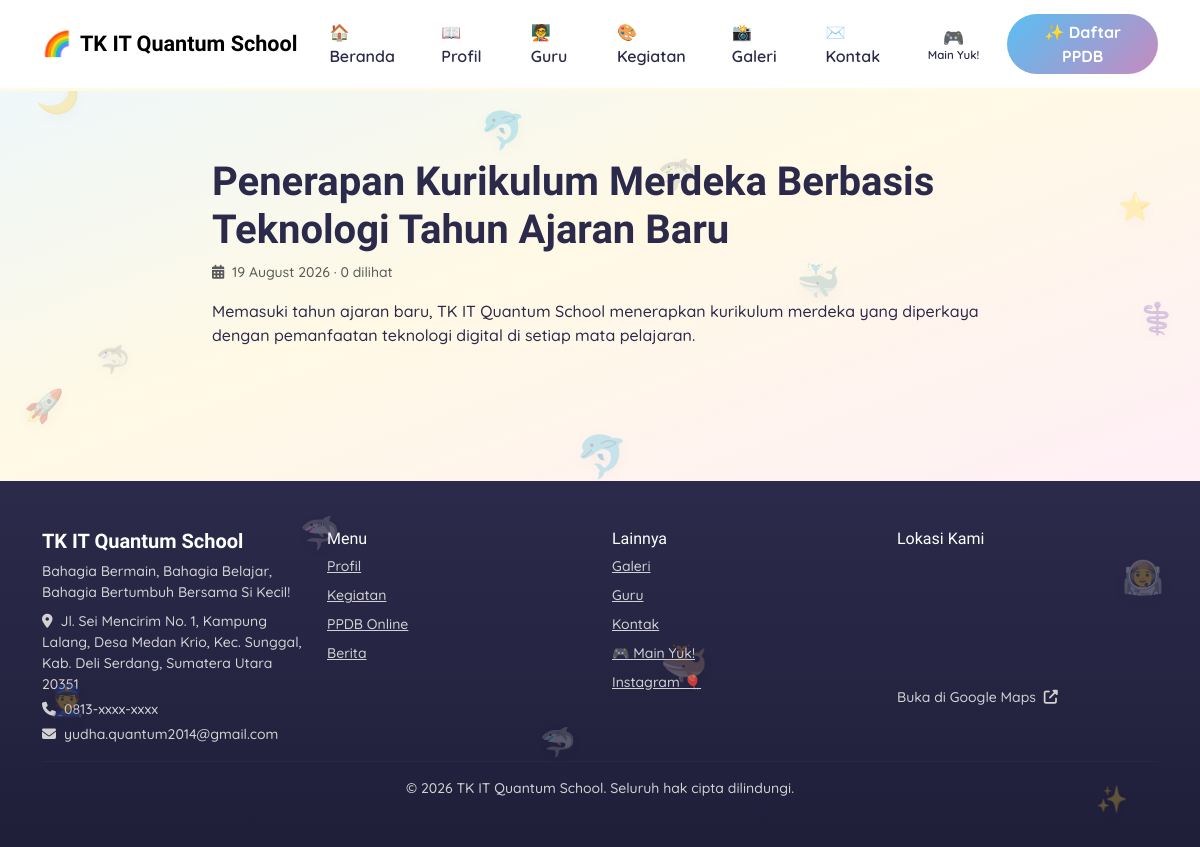
The app's page /home/berita/penerapan-kurikulum-merdeka-berbasis-teknologi-tahun-ajaran-baru with its own data.
### tables this page shows
CREATE TABLE pengaturan_website (
    id INT AUTO_INCREMENT PRIMARY KEY,
    nama_sekolah VARCHAR(150) NOT NULL DEFAULT 'TK IT Quantum School',
    tagline VARCHAR(255) NULL,
    alamat TEXT NULL,
    email VARCHAR(100) NULL,
    telepon VARCHAR(30) NULL,
    logo VARCHAR(255) NULL,
    favicon VARCHAR(255) NULL,
    logo_login VARCHAR(255) NULL,
    logo_navbar VARCHAR(255) NULL,
    logo_footer VARCHAR(255) NULL,
    foto_kepsek VARCHAR(255) NULL,
    banner_hero VARCHAR(255) NULL,
    warna_primary VARCHAR(20) DEFAULT '#FFC107',
    warna_secondary VARCHAR(20) DEFAULT '#FFF8E1',
    warna_accent VARCHAR(20) DEFAULT '#FF9800',
    facebook VARCHAR(255) NULL,
    instagram VARCHAR(255) NULL,
    youtube VARCHAR(255) NULL,
    tiktok VARCHAR(255) NULL,
    maps_embed TEXT NULL,
    musik_latar VARCHAR(255) NULL,
    musik_aktif ENUM('ya','tidak') NOT NULL DEFAULT 'tidak',
    updated_at TIMESTAMP DEFAULT CURRENT_TIMESTAMP ON UPDATE CURRENT_TIMESTAMP
);

CREATE TABLE berita (
    id INT AUTO_INCREMENT PRIMARY KEY,
    kategori_id INT NULL,
    user_id INT NULL,
    judul VARCHAR(255) NOT NULL,
    slug VARCHAR(255) NOT NULL UNIQUE,
    thumbnail VARCHAR(255) NULL,
    ringkasan VARCHAR(500) NULL,
    isi LONGTEXT NOT NULL,
    status ENUM('draft','publish') DEFAULT 'draft',
    dilihat INT DEFAULT 0,
    tanggal_publish DATETIME NULL,
    created_at TIMESTAMP DEFAULT CURRENT_TIMESTAMP,
    updated_at TIMESTAMP DEFAULT CURRENT_TIMESTAMP ON UPDATE CURRENT_TIMESTAMP,
    FOREIGN KEY (kategori_id) REFERENCES kategori_berita(id) ON DELETE SET NULL,
    FOREIGN KEY (user_id) REFERENCES users(id) ON DELETE SET NULL
);

### controllers/HomeController.php (called while the page is built, shortened)
<?php
class HomeController extends Controller
{
    private BeritaModel $beritaModel;
    private PengaturanModel $pengaturanModel;
    public function __construct()
    {
        $this->beritaModel = new BeritaModel();
        $this->pengaturanModel = new PengaturanModel();
    }
    public function berita(string $slug = ''): void
    {
        $berita = $this->beritaModel->findBySlug($slug);
        $this->beritaModel->incrementViews((int) $berita['id']);
        try {
            $galeriBerita = (new BeritaGaleriModel())->getByBerita((int) $berita['id']);
        } catch (PDOException $e) {
            $galeriBerita = [];
        }
        $this->view('home/berita-detail', [
            'pengaturan' => $this->pengaturanModel->get(),
            'berita' => $berita,
            'galeriBerita' => $galeriBerita,
        ]);
    }
}

### core/App.php (called while the page is built, shortened)
<?php
class App
{
    protected string $method = 'index';
    public function __construct()
    {
        $url = $this->parseUrl();
        if (!empty($url[0])) {
            $controllerName = ucfirst($url[0]) . 'Controller';
            $controllerFile = dirname(__DIR__) . '/controllers/' . $controllerName . '.php';
            if (file_exists($controllerFile)) {
                unset($url[0]);
            }
        }
        $this->controller = new $this->controllerName();
        if (isset($url[1]) && method_exists($this->controller, $url[1])) {
            $reflection = new ReflectionMethod($this->controller, $url[1]);
            if ($reflection->isPublic() && strpos($url[1], '__') !== 0) {
                $this->method = $url[1];
                unset($url[1]);
            }
        }
        $this->params = $url ? array_values($url) : [];
        call_user_func_array([$this->controller, $this->method], $this->params);
    }
    protected function parseUrl(): array
    {
        if (isset($_GET['url'])) {
            $url = rtrim($_GET['url'], '/');
            $url = filter_var($url, FILTER_SANITIZE_URL);
            return explode('/', $url);
        }
        return [];
    }
}

### public/index.php (called while the page is built, shortened)
<?php
$appConfig = require dirname(__DIR__) . '/config/app.php';
spl_autoload_register(function ($class) {
    $dirs = ['core', 'controllers', 'models'];
    foreach ($dirs as $dir) {
        $file = dirname(__DIR__) . "/{$dir}/{$class}.php";
        if (file_exists($file)) {
            return;
        }
    }
});
require dirname(__DIR__) . '/core/App.php';
new App();

### config/database.php (called while the page is built)
<?php
return [
    'host'    => '127.0.0.1',
    'dbname'  => 'u117434194_tkit',
    'user'    => 'u117434194_tkit',
    'pass'    => 'Randy2005_',
    'charset' => 'utf8mb4',
];

### core/Database.php (called while the page is built)
<?php
class Database
{
    private static ?PDO $instance = null;
    public static function getInstance(): PDO
    {
        if (self::$instance === null) {
            $config = require dirname(__DIR__) . '/config/database.php';
            $dsn = "mysql:host={$config['host']};dbname={$config['dbname']};charset={$config['charset']}";
            try {
                self::$instance = new PDO($dsn, $config['user'], $config['pass'], [
                    PDO::ATTR_ERRMODE            => PDO::ERRMODE_EXCEPTION,
                    PDO::ATTR_DEFAULT_FETCH_MODE => PDO::FETCH_ASSOC,
                    PDO::ATTR_EMULATE_PREPARES   => false,
                ]);
            } catch (PDOException $e) {
                error_log('DB Connection Error: ' . $e->getMessage());
                http_response_code(500);
                die('Koneksi database gagal. Silakan hubungi administrator.');
            }
        }
        return self::$instance;
    }
}

### core/Model.php (called while the page is built, shortened)
<?php
abstract class Model
{
    protected PDO $db;
    public function __construct()
    {
        $this->db = Database::getInstance();
    }
    protected function raw(string $sql, array $params = []): PDOStatement
    {
        $stmt = $this->db->prepare($sql);
        $stmt->execute($params);
        return $stmt;
    }
}

### models/BeritaModel.php (called while the page is built, shortened)
<?php
class BeritaModel extends Model
{
    public function findBySlug(string $slug): ?array
    {
        $row = $this->raw("SELECT * FROM berita WHERE slug = :slug LIMIT 1", ['slug' => $slug])->fetch();
        return $row ?: null;
    }
}

### config/app.php (called while the page is built)
<?php
$baseUrl = '';
if (isset($_SERVER['HTTP_HOST'])) {
    $scriptDir = str_replace('\\', '/', dirname($_SERVER['SCRIPT_NAME'] ?? ''));
    $baseDir = preg_replace('#/public$#', '', $scriptDir);
    $baseUrl = ($baseDir === '/' || $baseDir === '.' || $baseDir === '') ? '' : rtrim($baseDir, '/');
}
return [
    'app_name'   => 'TK IT Quantum School',
    'base_url'   => $baseUrl,
    'env'        => (isset($_SERVER['HTTP_HOST']) && in_array($_SERVER['HTTP_HOST'], ['localhost', '127.0.0.1'])) ? 'development' : 'production',
    'session_lifetime' => 1800,
    'login_max_attempts' => 5,
    'login_lockout_minutes' => 15,
    'upload_max_size' => 4 * 1024 * 1024,
    'upload_allowed_mimes' => [
        'image/jpeg', 'image/png', 'image/webp', 'application/pdf'
    ],
];

### models/PengaturanModel.php (called while the page is built, shortened)
<?php
class PengaturanModel extends Model
{
    public function get(): array
    {
        $row = $this->raw("SELECT * FROM pengaturan_website ORDER BY id LIMIT 1")->fetch();
        return $row ?: [];
    }
}

### models/PermainanPengaturanModel.php (called while the page is built, shortened)
<?php
class PermainanPengaturanModel extends Model
{
    public function get(): array
    {
        $row = $this->raw("SELECT * FROM permainan_pengaturan ORDER BY id LIMIT 1")->fetch();
        return $row ?: ['tampil_menu' => 'ya'];
    }
}

### views/layouts/main.php (the view, shortened to what this page needs)
<!DOCTYPE html>
<html lang="id">
<head>
<link rel="stylesheet" href="https://cdn.jsdelivr.net/npm/bootstrap@5.3.3/dist/css/bootstrap.min.css">
<link rel="stylesheet" href="https://cdnjs.cloudflare.com/ajax/libs/font-awesome/6.5.1/css/all.min.css">
<link rel="stylesheet" href="https://unpkg.com/aos@2.3.1/dist/aos.css">
<link rel="stylesheet" href="https://cdn.jsdelivr.net/npm/lightbox2@2.11.4/dist/css/lightbox.min.css">
</head>
<body>
<?php
  try {
    $tampilMenuPermainan = (new PermainanPengaturanModel())->get()['tampil_menu'] ?? 'ya';
  } catch (PDOException $e) {
    $tampilMenuPermainan = 'ya';
  }
?>
<nav class="navbar navbar-expand-lg sticky-top" id="mainNavbar">
  <div class="container">
    <a class="navbar-brand fw-bold font-display d-flex align-items-center gap-2" href="<?= $this->appConfig['base_url'] ?>/">
      <?php if (!empty($pengaturan['logo_navbar'])): ?>
        <img src="<?= $this->appConfig['base_url'] ?>/<?= htmlspecialchars($pengaturan['logo_navbar']) ?>" height="40" style="border-radius:50%;">
      <?php else: ?>
        <span style="font-size:1.5rem;">🌈</span>
      <?php endif; ?>
      <?= htmlspecialchars($pengaturan['nama_sekolah'] ?? 'TK IT Quantum School') ?>
    </a>
    <div class="collapse navbar-collapse" id="navMenu">
      <ul class="navbar-nav ms-auto align-items-lg-center gap-lg-1">
        <li class="nav-item"><a class="nav-link px-3" href="<?= $this->appConfig['base_url'] ?>/">🏠 Beranda</a></li>
        <li class="nav-item"><a class="nav-link px-3" href="<?= $this->appConfig['base_url'] ?>/profil">📖 Profil</a></li>
        <li class="nav-item"><a class="nav-link px-3" href="<?= $this->appConfig['base_url'] ?>/guru">🧑‍🏫 Guru</a></li>
        <li class="nav-item"><a class="nav-link px-3" href="<?= $this->appConfig['base_url'] ?>/akademik">🎨 Kegiatan</a></li>
        <li class="nav-item"><a class="nav-link px-3" href="<?= $this->appConfig['base_url'] ?>/#galeri">📸 Galeri</a></li>
        <li class="nav-item"><a class="nav-link px-3" href="<?= $this->appConfig['base_url'] ?>/kontak">✉️ Kontak</a></li>
        <?php if ($tampilMenuPermainan === 'ya'): ?>
        <li class="nav-item"><a class="nav-link px-3 nav-link-stacked" href="<?= $this->appConfig['base_url'] ?>/permainan"><span class="nav-link-stacked-icon">🎮</span><span class="nav-link-stacked-text">Main Yuk!</span></a></li>
        <?php endif; ?>
        <li class="nav-item ms-lg-2"><a class="btn btn-accent px-4 rounded-pill" href="<?= $this->appConfig['base_url'] ?>/ppdb">✨ Daftar PPDB</a></li>
      </ul>
    </div>
  </div>
</nav>
<div class="site-deco" aria-hidden="true">
  <span class="deco-item" style="top:8%; left:3%; font-size:2.2rem; animation-delay:0s;">🌙</span>
  <span class="deco-item" style="top:22%; right:4%; font-size:1.7rem; animation-delay:.6s;">⭐</span>
  <span class="deco-item" style="top:45%; left:2%; font-size:2rem; animation-delay:1.2s;">🚀</span>
  <span class="deco-item" style="top:65%; right:3%; font-size:2.1rem; animation-delay:1.8s;">👨‍🚀</span>
  <span class="deco-item" style="top:80%; left:4%; font-size:1.9rem; animation-delay:2.4s;">👮</span>
  <span class="deco-item" style="top:35%; right:2%; font-size:1.9rem; animation-delay:.3s;">⚕️</span>
  <span class="deco-item" style="top:92%; right:6%; font-size:1.6rem; animation-delay:1.5s;">✨</span>
  <span class="deco-item deco-swim" style="top:12%; left:40%; font-size:2.3rem; animation-delay:.4s;">🐬</span>
  <span class="deco-item deco-jump" style="top:50%; left:48%; font-size:2.6rem; animation-delay:1s;">🐬</span>
  <span class="deco-item deco-swim" style="top:75%; left:55%; font-size:2.4rem; animation-delay:2s; filter:hue-rotate(200deg) drop-shadow(0 4px 8px rgba(43,42,74,.12));">🐳</span>
  <span class="deco-item deco-jump" style="top:30%; right:30%; font-size:2.2rem; animation-delay:.7s;">🐳</span>
  <span class="deco-item deco-swim" style="top:60%; left:25%; font-size:2rem; animation-delay:1.4s; filter:hue-rotate(320deg) saturate(1.6) drop-shadow(0 4px 8px rgba(43,42,74,.12));">🦈</span>
  <span class="deco-item deco-swim" style="top:18%; right:42%; font-size:1.9rem; animation-delay:2.1s; filter:hue-rotate(90deg) saturate(1.8) drop-shadow(0 4px 8px rgba(43,42,74,.12));">🦈</span>
  <span class="deco-item deco-jump" style="top:85%; left:45%; font-size:1.8rem; animation-delay:1.8s; filter:hue-rotate(180deg) saturate(1.7) drop-shadow(0 4px 8px rgba(43,42,74,.12));">🦈</span>
  <span class="deco-item deco-swim" style="top:40%; left:8%; font-size:1.7rem; animation-delay:.9s; filter:hue-rotate(260deg) saturate(1.5) drop-shadow(0 4px 8px rgba(43,42,74,.12));">🦈</span>
</div>
<?= $content ?>
<?php
  $mapsUrl = $pengaturan['maps_embed'] ?? '';
  $isValidMaps = $mapsUrl && preg_match('#^https://www\.google\.com/maps/embed#', $mapsUrl);
  $mapsLinkOut = null;
  if (!empty($pengaturan['alamat'])) {
    $mapsLinkOut = 'https://www.google.com/maps/search/?api=1&query=' . urlencode($pengaturan['alamat']);
  }
  if (!$isValidMaps && !empty($pengaturan['alamat'])) {
    $mapsUrl = 'https://www.google.com/maps?q=' . urlencode($pengaturan['alamat']) . '&output=embed';
    $isValidMaps = true;
  }
  $base = $this->appConfig['base_url'];
?>
<footer class="py-5 mt-5" id="lokasi">
  <div class="container">
    <div class="row g-4">
      <div class="col-md-3">
        <h5 class="fw-bold font-display d-flex align-items-center gap-2">
          <?= htmlspecialchars($pengaturan['nama_sekolah'] ?? 'TK IT Quantum School') ?>
        </h5>
        <p class="small mb-2"><?= htmlspecialchars($pengaturan['tagline'] ?? '') ?></p>
        <p class="small mb-1"><i class="fa-solid fa-location-dot me-2"></i><?= htmlspecialchars($pengaturan['alamat'] ?? '') ?></p>
        <p class="small mb-1"><i class="fa-solid fa-phone me-2"></i><?= htmlspecialchars($pengaturan['telepon'] ?? '') ?></p>
        <p class="small mb-0"><i class="fa-solid fa-envelope me-2"></i><?= htmlspecialchars($pengaturan['email'] ?? '') ?></p>
      </div>
      <div class="col-6 col-md-3">
        <h6>Menu</h6>
        <ul class="list-unstyled small">
          <li class="mb-2"><a href="<?= $base ?>/profil">Profil</a></li>
          <li class="mb-2"><a href="<?= $base ?>/akademik">Kegiatan</a></li>
          <li class="mb-2"><a href="<?= $base ?>/ppdb">PPDB Online</a></li>
          <li class="mb-2"><a href="<?= $base ?>/#berita">Berita</a></li>
        </ul>
      </div>
      <div class="col-6 col-md-3">
        <h6>Lainnya</h6>
        <ul class="list-unstyled small">
          <li class="mb-2"><a href="<?= $base ?>/#galeri">Galeri</a></li>
          <li class="mb-2"><a href="<?= $base ?>/guru">Guru</a></li>
          <li class="mb-2"><a href="<?= $base ?>/kontak">Kontak</a></li>
          <?php if ($tampilMenuPermainan === 'ya'): ?>
          <li class="mb-2"><a href="<?= $base ?>/permainan">🎮 Main Yuk!</a></li>
          <?php endif; ?>
          <li class="mb-2"><a href="<?= htmlspecialchars($pengaturan['instagram'] ?? 'https://www.instagram.com/tkitquantum.school/') ?>" target="_blank">Instagram 🎈</a></li>
        </ul>
      </div>
      <div class="col-md-3">
        <h6 class="mb-2">Lokasi Kami</h6>
        <?php if ($isValidMaps): ?>
        <div class="rounded-3 overflow-hidden mb-2" style="height:120px; filter:grayscale(.1);">
          <iframe src="<?= htmlspecialchars($mapsUrl) ?>" style="border:0;width:100%;height:100%;" loading="lazy"></iframe>
        </div>
        <?php if ($mapsLinkOut): ?>
        <a href="<?= htmlspecialchars($mapsLinkOut) ?>" target="_blank" class="small text-decoration-none">
          Buka di Google Maps <i class="fa-solid fa-up-right-from-square ms-1"></i>
        </a>
        <?php endif; ?>
        <?php else: ?>
          <p class="small mb-0">Peta lokasi belum diatur oleh admin.</p>
        <?php endif; ?>
      </div>
    </div>
    <hr style="border-color:rgba(255,255,255,.12);">
    <p class="text-center small mb-0">&copy; <?= date('Y') ?> <?= htmlspecialchars($pengaturan['nama_sekolah'] ?? 'TK IT Quantum School') ?>. Seluruh hak cipta dilindungi.</p>
  </div>
</footer>
</body>
</html>

### views/home/berita-detail.php (shortened to what this page needs)
<section>
  <div class="container" style="max-width:800px;">
    <h1 class="fw-bold"><?= htmlspecialchars($berita['judul']) ?></h1>
    <p class="text-muted small">
      <i class="fa-solid fa-calendar-days me-1"></i>
      <?= !empty($berita['tanggal_publish']) ? date('d F Y', strtotime($berita['tanggal_publish'])) : date('d F Y', strtotime($berita['created_at'])) ?>
      &middot; <?= (int) $berita['dilihat'] ?> dilihat
    </p>
    <div class="content"><?= $berita['isi']  ?></div>
  </div>
</section>

### records on screen
pengaturan_website: nama_sekolah "TK IT Quantum School", tagline "Bahagia Bermain, Bahagia Belajar, Bahagia Bertumbuh Bersama Si Kecil!", alamat "Jl. Sei Mencirim No. 1, Kampung Lalang, Desa Medan Krio, Kec. Sunggal, Kab. Deli Serdang, Sumatera Utara 20351", telepon "0813-xxxx-xxxx", email "yudha.quantum2014@gmail.com"
berita: judul "Penerapan Kurikulum Merdeka Berbasis Teknologi Tahun Ajaran Baru", tanggal_publish "19 August 2026", dilihat "0", isi "Memasuki tahun ajaran baru, TK IT Quantum School menerapkan kurikulum merdeka yang diperkaya dengan pemanfaatan teknologi digital di setiap mata pelajaran."
